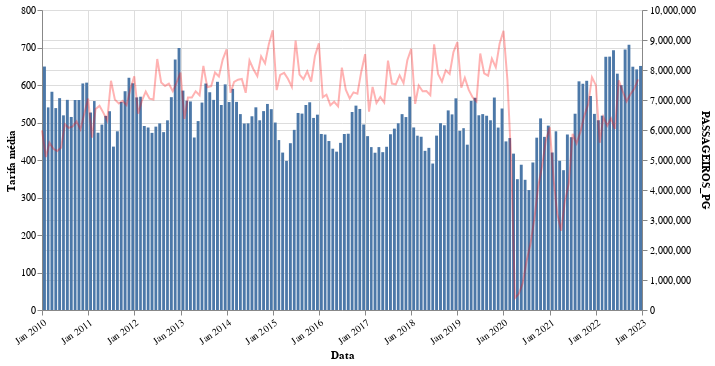

Notebook cell for this chart:
### Code cell
df_finallt.Chart(df_final[df_final["DATA"].dt.year >= 2010]).encode(x=alt.X("yearmonth(DATA):T", axis=alt.Axis(labelAngle=325)))

bar = base.mark_bar().encode(
    alt.X('yearmonth(DATA):T', title="Data"),
    alt.Y("Weighted_average", title="Tarifa média"),
    tooltip = ["DATA", "Weighted_average"],
)
line =  base.mark_line(
    color="red",
    opacity=0.3,
).encode(y=alt.Y('PASSAGEIROS_PG:Q', axis=alt.Axis(grid=True)))

(bar + line).resolve_scale(y='independent').properties(width=600)

### Figure 1 — Vega-Lite specification as saved in the notebook (floating-point values rounded to 4 significant figures; data arrays with more than 128 entries replaced by an {"elided": "..."} marker saying what was removed)
{"config": {"view": {"continuousWidth": 400, "continuousHeight": 300}}, "layer": [{"mark": "bar", "encoding": {"tooltip": [{"field": "DATA", "type": "temporal"}, {"field": "Weighted_average", "type": "quantitative"}], "x": {"field": "DATA", "timeUnit": "yearmonth", "title": "Data", "type": "temporal"}, "y": {"field": "Weighted_average", "title": "Tarifa média", "type": "quantitative"}}}, {"mark": {"type": "line", "color": "red", "opacity": 0.3}, "encoding": {"x": {"axis": {"labelAngle": 325}, "field": "DATA", "timeUnit": "yearmonth", "type": "temporal"}, "y": {"axis": {"grid": true}, "field": "PASSAGEIROS_PG", "type": "quantitative"}}}], "data": {"name": "data-5954dfb1e0a54c2119037466c0df9f41"}, "resolve": {"scale": {"y": "independent"}}, "width": 600, "$schema": "https://vega.github.io/schema/vega-lite/v4.17.0.json", "datasets": {"data-5954dfb1e0a54c2119037466c0df9f41": {"elided": "156 records"}}}
